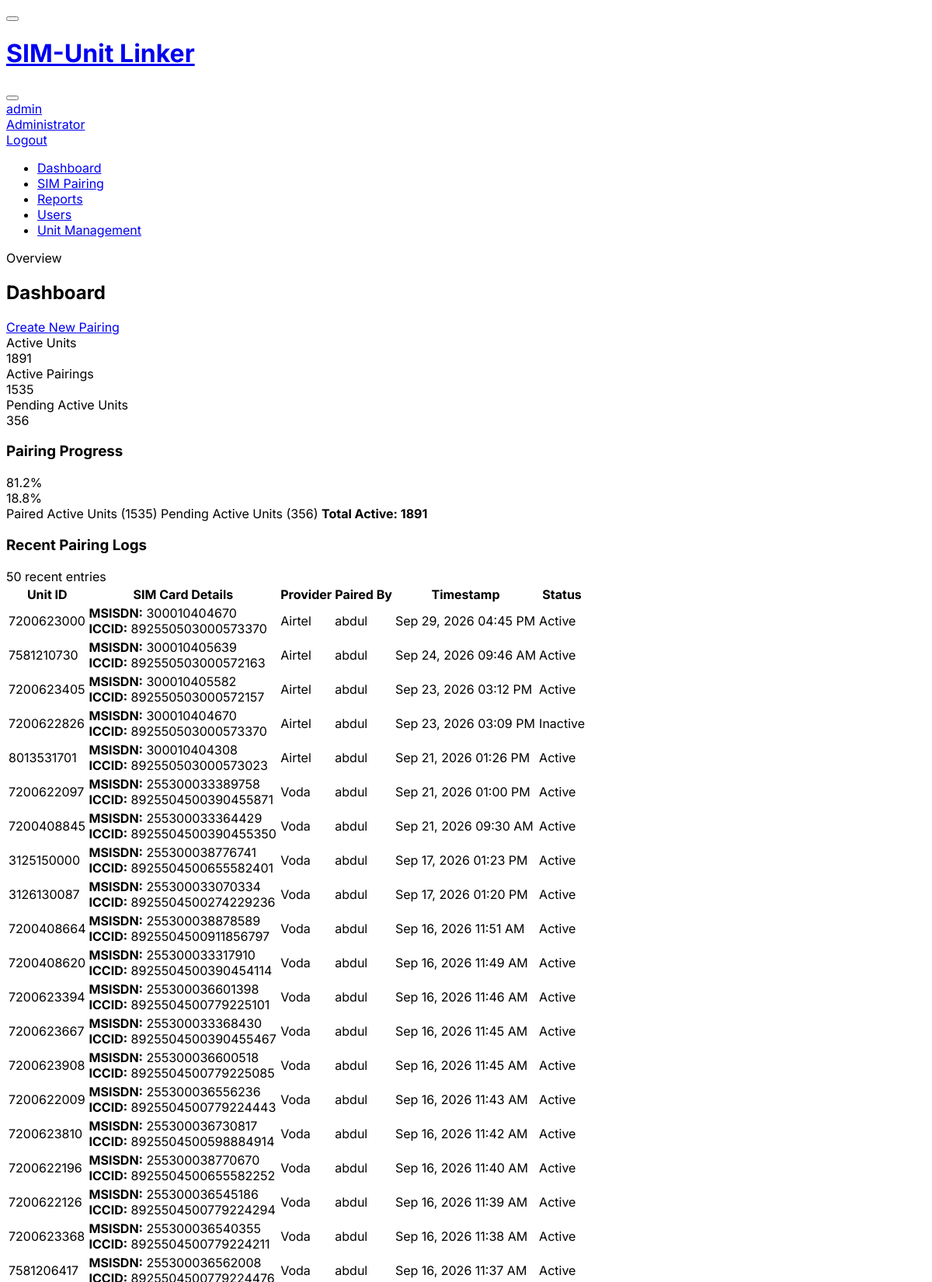
The page / (signed in, upper part) on the database its author committed.
### database.py (models this page shows)
class Pairing(Base):
    __tablename__ = 'pairings'
    id = Column(Integer, primary_key=True, autoincrement=True)
    unit_id = Column(String, ForeignKey('units.id'), nullable=False)
    sim_card_id = Column(Integer, ForeignKey('sim_cards.id'), nullable=False)
    paired_by_user_id = Column(Integer, ForeignKey('users.id'), nullable=False)
    paired_at = Column(DateTime, default=datetime.utcnow)
    is_active = Column(Boolean, default=True)  # True = current pairing, False = historic pairing
    unit = relationship("Unit", back_populates="pairings")
    sim_card = relationship("SimCard", back_populates="pairings")
    paired_by = relationship("User", back_populates="pairings")

class SimCard(Base):
    __tablename__ = 'sim_cards'
    id = Column(Integer, primary_key=True, autoincrement=True)
    msisdn = Column(String, nullable=False, index=True)
    iccid = Column(String, nullable=False, index=True)
    provider = Column(String, nullable=False)
    pairings = relationship("Pairing", back_populates="sim_card")

class User(Base):
    __tablename__ = 'users'
    id = Column(Integer, primary_key=True, autoincrement=True)
    username = Column(String, unique=True, nullable=False, index=True)
    password_hash = Column(String, nullable=False)
    is_admin = Column(Boolean, default=False)
    pairings = relationship("Pairing", back_populates="paired_by")

### main.py (the view)
@app.get("/", response_class=HTMLResponse)
async def dashboard_get(request: Request, current_user = Depends(require_user), db: Session = Depends(get_db)):
    total_active_units = db.query(Unit).filter(Unit.is_active == True).count()
    active_pairings_count = db.query(Pairing).filter(Pairing.is_active == True).count()
    active_paired_unit_ids = db.query(Pairing.unit_id).filter(Pairing.is_active == True)
    pending_active_units = db.query(Unit).filter(
        Unit.is_active == True,
        ~Unit.id.in_(active_paired_unit_ids)
    ).count()
    stats = {
        "total_active_units": total_active_units,
        "active_pairings_count": active_pairings_count,
        "pending_active_units": pending_active_units
    }
    recent_pairings = db.query(Pairing).options(
        joinedload(Pairing.sim_card),
        joinedload(Pairing.paired_by)
    ).order_by(Pairing.paired_at.desc()).limit(50).all()
    return templates.TemplateResponse(request, "dashboard.html", {
        "current_user": current_user,
        "active_page": "dashboard",
        "stats": stats,
        "recent_pairings": recent_pairings
    })

### templates/dashboard.html (shortened to what this page needs)
{% extends "base.html" %}
{% block content %}
<div class="page-header d-print-none">
  <div class="row align-items-center">
    <div class="col">
      <div class="page-pretitle">Overview</div>
      <h2 class="page-title">Dashboard</h2>
    </div>
    <div class="col-auto ms-auto d-print-none">
      <div class="btn-list">
        <a href="/pairing" class="btn btn-primary d-none d-sm-inline-block">
           Create New Pairing
        </a>
      </div>
    </div>
  </div>
</div>
<div class="row row-cards mt-1">
  <div class="col-sm-6 col-lg-4">
    <div class="card card-sm border-0 border-start border-3 border-blue">
      <div class="card-body">
        <div class="row align-items-center">
          <div class="col">
            <div class="font-weight-medium text-muted">Active Units</div>
            <div class="h1 mb-0 fw-bold">{{ stats.total_active_units }}</div>
          </div>
        </div>
      </div>
    </div>
  </div>
  <div class="col-sm-6 col-lg-4">
    <div class="card card-sm border-0 border-start border-3 border-green">
      <div class="card-body">
        <div class="row align-items-center">
          <div class="col">
            <div class="font-weight-medium text-muted">Active Pairings</div>
            <div class="h1 mb-0 fw-bold">{{ stats.active_pairings_count }}</div>
          </div>
        </div>
      </div>
    </div>
  </div>
  <div class="col-sm-6 col-lg-4">
    <div class="card card-sm border-0 border-start border-3 border-orange">
      <div class="card-body">
        <div class="row align-items-center">
          <div class="col">
            <div class="font-weight-medium text-muted">Pending Active Units</div>
            <div class="h1 mb-0 fw-bold">{{ stats.pending_active_units }}</div>
          </div>
        </div>
      </div>
    </div>
  </div>
</div>
<div class="row row-cards mt-3">
  <div class="col-12">
    <div class="card">
      <div class="card-body">
        <h3 class="card-title">Pairing Progress</h3>
        {% set total = stats.total_active_units %}
        {% if total > 0 %}
          {% set paired_pct = (stats.active_pairings_count / total * 100) | round(1) %}
          {% set pending_pct = (stats.pending_active_units / total * 100) | round(1) %}
        {% else %}
          {% set paired_pct = 0 %}
          {% set pending_pct = 0 %}
        {% endif %}
        <div class="progress progress-lg mb-3">
          <div class="progress-bar bg-green" style="width: {{ paired_pct }}%" role="progressbar" aria-valuenow="{{ paired_pct }}" aria-valuemin="0" aria-valuemax="100" title="Paired ({{ paired_pct }}%)">
            {{ paired_pct }}%
          </div>
          <div class="progress-bar bg-orange" style="width: {{ pending_pct }}%" role="progressbar" aria-valuenow="{{ pending_pct }}" aria-valuemin="0" aria-valuemax="100" title="Pending ({{ pending_pct }}%)">
            {{ pending_pct }}%
          </div>
        </div>
        <div class="d-flex justify-content-between text-muted small">
          <span> Paired Active Units ({{ stats.active_pairings_count }})</span>
          <span> Pending Active Units ({{ stats.pending_active_units }})</span>
          <span><strong>Total Active: {{ total }}</strong></span>
        </div>
      </div>
    </div>
  </div>
</div>
<div class="row row-cards mt-3">
  <div class="col-12">
    <div class="card">
      <div class="card-header d-flex justify-content-between align-items-center">
        <h3 class="card-title">Recent Pairing Logs</h3>
        <span class="badge bg-blue-lt">{{ recent_pairings|length }} recent entries</span>
      </div>
      <div class="table-responsive">
        <table class="table table-vcenter card-table table-hover">
          <thead>
            <tr>
              <th>Unit ID</th>
              <th>SIM Card Details</th>
              <th>Provider</th>
              <th>Paired By</th>
              <th>Timestamp</th>
              <th>Status</th>
            </tr>
          </thead>
          <tbody>
            {% for pairing in recent_pairings %}
            <tr>
              <td>
                <span class="font-weight-semibold text-reset">{{ pairing.unit_id }}</span>
              </td>
              <td>
                <div class="d-flex flex-column">
                  <div><strong class="text-muted">MSISDN:</strong> {{ pairing.sim_card.msisdn }}</div>
                  <div class="small text-muted"><strong class="text-muted">ICCID:</strong> {{ pairing.sim_card.iccid }}</div>
                </div>
              </td>
              <td>
                <span class="badge bg-azure-lt">{{ pairing.sim_card.provider }}</span>
              </td>
              <td>
                <div class="d-flex align-items-center">
                  <span>{{ pairing.paired_by.username }}</span>
                </div>
              </td>
              <td>
                <div class="small text-muted" title="{{ pairing.paired_at.strftime('%Y-%m-%d %H:%M:%S') }}">
                  {{ pairing.paired_at.strftime('%b %d, %Y %I:%M %p') }}
                </div>
              </td>
              <td>
                {% if pairing.is_active %}
                <span class="badge bg-green-lt"> Active</span>
                {% else %}
                <span class="badge bg-secondary-lt">Inactive</span>
                {% endif %}
              </td>
            </tr>
            {% endfor %}
          </tbody>
        </table>
      </div>
    </div>
  </div>
</div>
{% endblock %}

### templates/base.html (style rules this page uses)
:root { --tblr-font-sans-serif: 'Inter', -apple-system, BlinkMacSystemFont, San Francisco, Segoe UI, Roboto, Helvetica Neue, sans-serif; }
body { font-family: var(--tblr-font-sans-serif); }
.card { transition: transform 0.2s ease, box-shadow 0.2s ease; }

### rows shown on the page
Pairing: unit_id "7200623000", sim_card.msisdn "300010404670", sim_card.iccid "892550503000573370", sim_card.provider "Airtel", paired_by.username "abdul", paired_at "Sep 29, 2026 04:45 PM", is_active "Active"
Pairing: unit_id "7581210730", sim_card.msisdn "300010405639", sim_card.iccid "892550503000572163", sim_card.provider "Airtel", paired_by.username "abdul", paired_at "Sep 24, 2026 09:46 AM", is_active "Active"
Pairing: unit_id "7200623405", sim_card.msisdn "300010405582", sim_card.iccid "892550503000572157", sim_card.provider "Airtel", paired_by.username "abdul", paired_at "Sep 23, 2026 03:12 PM", is_active "Active"
Pairing: unit_id "7200622826", sim_card.msisdn "300010404670", sim_card.iccid "892550503000573370", sim_card.provider "Airtel", paired_by.username "abdul", paired_at "Sep 23, 2026 03:09 PM", is_active "Inactive"
Pairing: unit_id "8013531701", sim_card.msisdn "300010404308", sim_card.iccid "892550503000573023", sim_card.provider "Airtel", paired_by.username "abdul", paired_at "Sep 21, 2026 01:26 PM", is_active "Active"
Pairing: unit_id "7200622097", sim_card.msisdn "255300033389758", sim_card.iccid "8925504500390455871", sim_card.provider "Voda", paired_by.username "abdul", paired_at "Sep 21, 2026 01:00 PM", is_active "Active"
Pairing: unit_id "7200408845", sim_card.msisdn "255300033364429", sim_card.iccid "8925504500390455350", sim_card.provider "Voda", paired_by.username "abdul", paired_at "Sep 21, 2026 09:30 AM", is_active "Active"
Pairing: unit_id "3125150000", sim_card.msisdn "255300038776741", sim_card.iccid "8925504500655582401", sim_card.provider "Voda", paired_by.username "abdul", paired_at "Sep 17, 2026 01:23 PM", is_active "Active"
Pairing: unit_id "3126130087", sim_card.msisdn "255300033070334", sim_card.iccid "8925504500274229236", sim_card.provider "Voda", paired_by.username "abdul", paired_at "Sep 17, 2026 01:20 PM", is_active "Active"
Pairing: unit_id "7200408664", sim_card.msisdn "255300038878589", sim_card.iccid "8925504500911856797", sim_card.provider "Voda", paired_by.username "abdul", paired_at "Sep 16, 2026 11:51 AM", is_active "Active"
Pairing: unit_id "7200408620", sim_card.msisdn "255300033317910", sim_card.iccid "8925504500390454114", sim_card.provider "Voda", paired_by.username "abdul", paired_at "Sep 16, 2026 11:49 AM", is_active "Active"
Pairing: unit_id "7200623394", sim_card.msisdn "255300036601398", sim_card.iccid "8925504500779225101", sim_card.provider "Voda", paired_by.username "abdul", paired_at "Sep 16, 2026 11:46 AM", is_active "Active"
Pairing: unit_id "7200623667", sim_card.msisdn "255300033368430", sim_card.iccid "8925504500390455467", sim_card.provider "Voda", paired_by.username "abdul", paired_at "Sep 16, 2026 11:45 AM", is_active "Active"
Pairing: unit_id "7200623908", sim_card.msisdn "255300036600518", sim_card.iccid "8925504500779225085", sim_card.provider "Voda", paired_by.username "abdul", paired_at "Sep 16, 2026 11:45 AM", is_active "Active"
Pairing: unit_id "7200622009", sim_card.msisdn "255300036556236", sim_card.iccid "8925504500779224443", sim_card.provider "Voda", paired_by.username "abdul", paired_at "Sep 16, 2026 11:43 AM", is_active "Active"
Pairing: unit_id "7200623810", sim_card.msisdn "255300036730817", sim_card.iccid "8925504500598884914", sim_card.provider "Voda", paired_by.username "abdul", paired_at "Sep 16, 2026 11:42 AM", is_active "Active"
Pairing: unit_id "7200622196", sim_card.msisdn "255300038770670", sim_card.iccid "8925504500655582252", sim_card.provider "Voda", paired_by.username "abdul", paired_at "Sep 16, 2026 11:40 AM", is_active "Active"
Pairing: unit_id "7200622126", sim_card.msisdn "255300036545186", sim_card.iccid "8925504500779224294", sim_card.provider "Voda", paired_by.username "abdul", paired_at "Sep 16, 2026 11:39 AM", is_active "Active"
Pairing: unit_id "7200623368", sim_card.msisdn "255300036540355", sim_card.iccid "8925504500779224211", sim_card.provider "Voda", paired_by.username "abdul", paired_at "Sep 16, 2026 11:38 AM", is_active "Active"
Pairing: unit_id "7581206417", sim_card.msisdn "255300036562008", sim_card.provider "Voda", paired_by.username "abdul", paired_at "Sep 16, 2026 11:37 AM", is_active "Active"

### other values the page prints
{{ current_user.username }} "admin"
{{ stats.total_active_units }} "1891"
{{ stats.active_pairings_count }} "1535"
{{ stats.pending_active_units }} "356"
{{ paired_pct }} "81.2"
{{ pending_pct }} "18.8"
{{ total }} "1891"
{{ recent_pairings|length }} "50"
